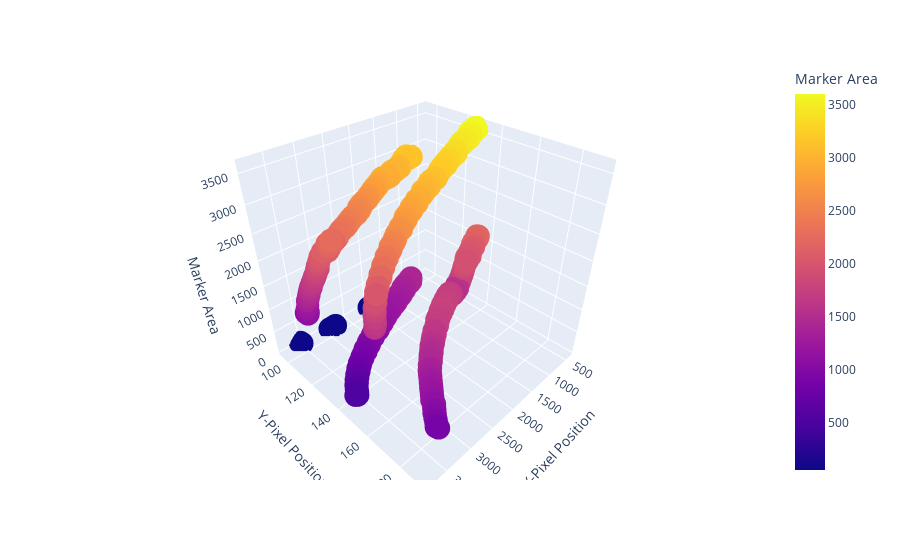

The code cell stored with this chart in its notebook:
### Code cell
'''Test if marker recognization is sufficient'''
from pvc_tensile_experiment.Functions import *

# variable inputs
folderName = 'Data/PVC P8 Test_0'

# set pixel area limits for the search region and the
# the lower color bound
searchRegion = [60, 4500]
lowerColorLims = [80, 150, 130] # min [80, 80, 100], max [80, 150, 125]

# define the opening kernel and use
kernelSize = 3
useKernel = False

# check the particle areas are increasing and verify if there are abnormal changes to position
MaskCheck(folderName, searchRegion, lowerColorLims, useKernel, kernelSize)

### Figure 1 — Plotly figure (JSON) as saved in the notebook; plotly's stock layout.template omitted (floating-point values rounded to 4 significant figures; data arrays with more than 128 entries replaced by an {"elided": "..."} marker saying what was removed)
{"data": [{"hovertemplate": "X-Pixel Position=%{x}<br>Y-Pixel Position=%{y}<br>Marker Area=%{marker.color}<extra></extra>", "legendgroup": "", "marker": {"color": {"elided": "989 float values"}, "coloraxis": "coloraxis", "symbol": "circle"}, "mode": "markers", "name": "", "scene": "scene", "showlegend": false, "type": "scatter3d", "x": {"elided": "989 int values"}, "y": {"elided": "989 int values"}, "z": {"elided": "989 float values"}}], "layout": {"coloraxis": {"colorbar": {"title": {"text": "Marker Area"}}, "colorscale": [[0, "#0d0887"], [0.1111, "#46039f"], [0.2222, "#7201a8"], [0.3333, "#9c179e"], [0.4444, "#bd3786"], [0.5556, "#d8576b"], [0.6667, "#ed7953"], [0.7778, "#fb9f3a"], [0.8889, "#fdca26"], [1, "#f0f921"]]}, "legend": {"tracegroupgap": 0}, "margin": {"t": 60}, "scene": {"domain": {"x": [0, 1], "y": [0, 1]}, "xaxis": {"title": {"text": "X-Pixel Position"}}, "yaxis": {"title": {"text": "Y-Pixel Position"}}, "zaxis": {"title": {"text": "Marker Area"}}}}}
